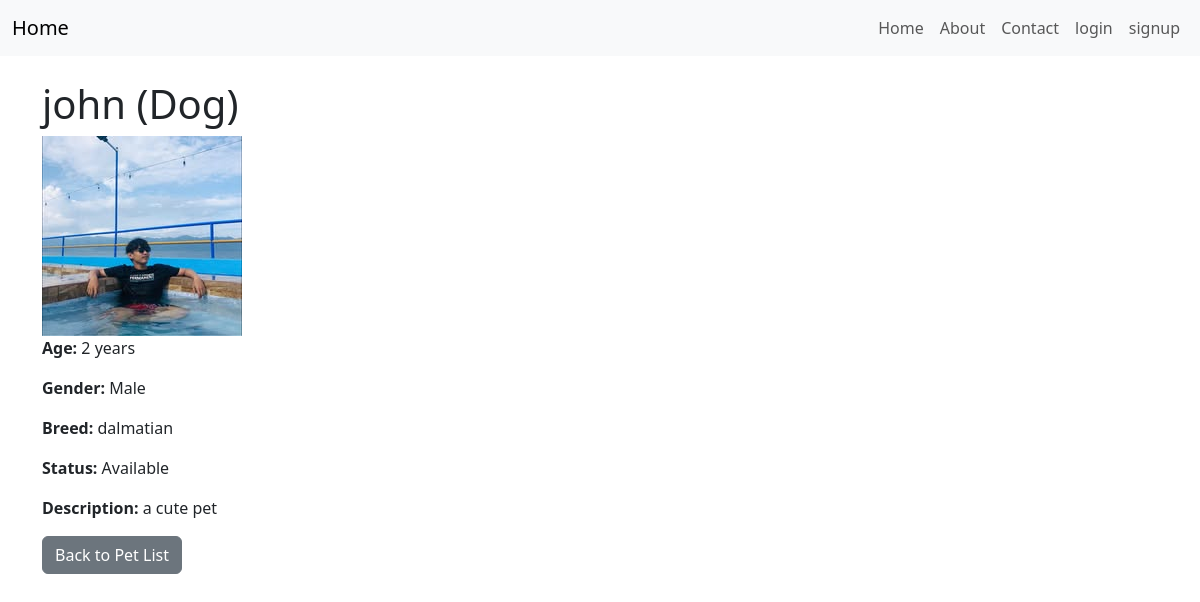
/pet/2/, run on the app's committed database.
### app/models.py (models this page shows, shortened)
class Pet(models.Model):
    STATUS_CHOICES = [
        ('Available', 'Available'),
        ('Adopted', 'Adopted'),
        ('Pending', 'Pending'),
    ]
    name = models.CharField(max_length=100)
    species = models.CharField(max_length=50)  # Dog, Cat, Rabbit, etc.
    breed = models.CharField(max_length=100, blank=True, null=True)
    age = models.IntegerField(help_text="Age in years")
    gender = models.CharField(max_length=10, choices=[('Male', 'Male'), ('Female', 'Female')])
    description = models.TextField()
    photo = models.ImageField(upload_to='pet_photos/', blank=True, null=True)
    status = models.CharField(max_length=20, choices=STATUS_CHOICES, default='Available')
    posted_by = models.ForeignKey(settings.AUTH_USER_MODEL, on_delete=models.CASCADE, related_name='pets')

### app/views.py (the view)
# urls.py: path('pet/<int:pk>/', PetDetailView.as_view(), name='pet_detail'),
class PetDetailView(DetailView):
    model = Pet
    template_name = 'pets/pet_detail.html'
    context_object_name = 'pet'

### app/templates/pets/pet_detail.html (shortened to what this page needs)
{% extends 'app/base.html' %}
{% block content %}
  <h1>{{ pet.name }} ({{ pet.species }})</h1>
  <img src="{{ pet.photo.url }}" alt="{{ pet.name }}" class="img-fluid" style="max-width: 300px;">
  <p><strong>Age:</strong> {{ pet.age }} years</p>
  <p><strong>Gender:</strong> {{ pet.get_gender_display }}</p>
  <p><strong>Breed:</strong> {{ pet.breed }}</p>
  <p><strong>Status:</strong> {{ pet.get_status_display }}</p>
  <p><strong>Description:</strong> {{ pet.description }}</p>
  <a href="{% url 'pet_list' %}" class="btn btn-secondary">Back to Pet List</a>
{% endblock content %}

### data on the page
Pet: name "john", species "Dog", photo (picture), age "2", gender "Male", breed "dalmatian", status "Available", description "a cute pet"
